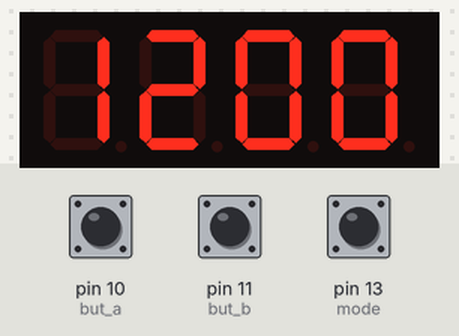
A sketch run on a simulated Arduino Uno, built with avr-gcc and run on an emulated ATmega328P. Parts: 4-digit seven-segment display. Wiring (inferred from the names in the program): 4-digit 7-segment display, segments lit when HIGH: segments A0, A1, A2, A3, A4, A5, pin 2, pin 1; digit selects pin 4, pin 5, pin 6, pin 7. The inputs (shaded band) are chosen by the test bench; at power-on: pin 10 (but_a) HIGH, pin 11 (but_b) HIGH, pin 13 (mode) HIGH. The segment pins are drawn as the display they are named for.

Above: at 1.2 s.
1.3 s: pin 10 (but_a) pulled LOW for 1 s
At 3.5 s:
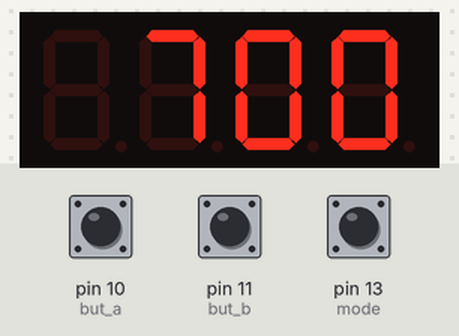
3.8 s: pin 11 (but_b) pulled LOW for 3.2 s
At 8.2 s:
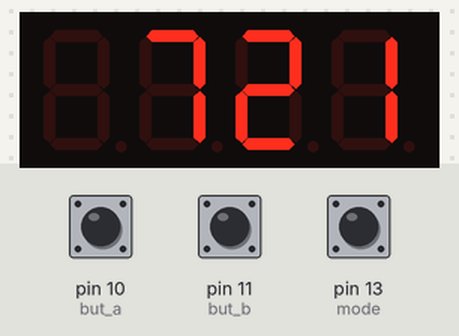
8.5 s: pin 13 (mode) pulled LOW for 0.15 s
At 8.64 s:
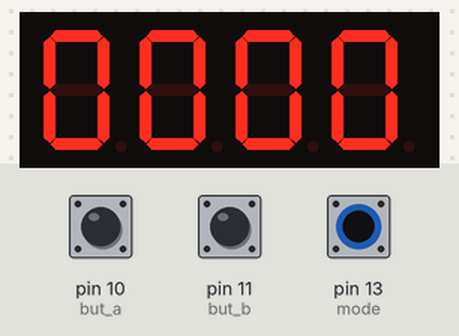
10.2 s: pin 10 (but_a) pulled LOW for 0.15 s
At 11.6 s:
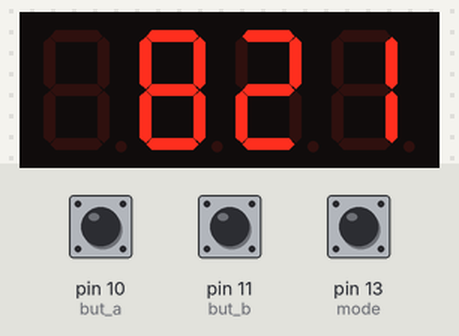
11.9 s: pin 11 (but_b) pulled LOW for 0.15 s
At 13.5 s:
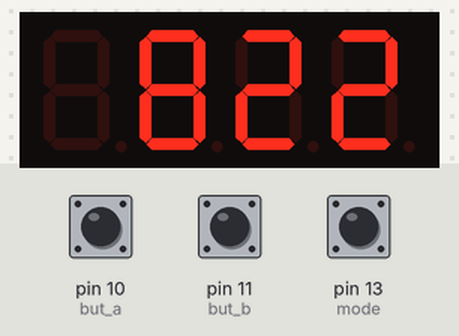
Timing chart, 0 to 14.5 s (numbered marks = the images above; inputs shaded):
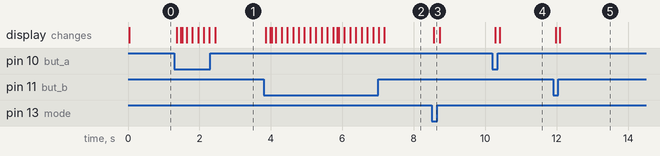

Measured:
- after the input at 1.3 s, the display: first changes after 0.06 s (image 1 shows a later state)
- after the input at 3.8 s, the display: first changes after 0.06 s (image 2 shows a later state)
- after the input at 8.5 s, the display: changes after 0.06 s (image 3)
- after the input at 10.2 s, the display: first changes after 0.08 s (image 4 shows a later state)
- after the input at 11.9 s, the display: first changes after 0.08 s (image 5 shows a later state)

The sketch:

clock_beginner.ino
```cpp
// Made by Kipkay Kit Team Member: Aaron Arenas
// On August 21, 2014

// Clock and Stopwatch run asynchronously to each other

// Clock will run through time and display AM and PM

// Stopwatch will run through 2 modes: Second Mode and Minute Mode
//    Second Mode will show seconds and milliseconds until it reaches 1 min.
//    After 1 min, it will go into Minute Mode and show minutes and seconds
//      until it reaches one hour and after on hour, it will reset itself.

// Initializing the pins on ATmega328 for Clock Stopwatch

// Seven Segment display
int seg_a = A0;
int seg_b = A1;
int seg_c = A2;
int seg_d = A3;
int seg_e = A4;
int seg_f = A5;
int seg_g = 2;

int dot = 1;
int colon = 3;

int dig_1 = 4;
int dig_2 = 5;
int dig_3 = 6;
int dig_4 = 7;

// Inputs
int but_a = 10;
int but_b = 11;

// Mode
int mode = 13;

// Varibles: Modes
boolean StopwatchMode;
boolean ClockMode;

// digits for clock and stopwatch
int clock_minsOnes;
int clock_minsTens;
int clock_hoursOnes;
int clock_hoursTens;
int minsOnes;
int minsTens;
int hoursOnes;
int hoursTens;

// incrementors: i - clock, j - stopwatch
int i, j;

// Clock: States
boolean AM;

// Stopwatch: States
boolean MinMode;
boolean SecMode;
boolean RestMode;
String LastMode;

// Sets up pins for input and output and sets initial conditions (init)
void setup(){

//  Serial.begin(9600);

  pinMode(seg_a,OUTPUT);
  pinMode(seg_b,OUTPUT);
  pinMode(seg_c,OUTPUT);
  pinMode(seg_d,OUTPUT);
  pinMode(seg_e,OUTPUT);
  pinMode(seg_f,OUTPUT);
  pinMode(seg_g,OUTPUT);
  pinMode(dot,OUTPUT);
  pinMode(colon,OUTPUT);
  pinMode(dig_1,OUTPUT);
  pinMode(dig_2,OUTPUT);
  pinMode(dig_3,OUTPUT);
  pinMode(dig_4,OUTPUT);

  pinMode(but_a,INPUT);
  pinMode(but_b,INPUT);
  pinMode(mode,INPUT);

// State init
  ClockMode = true;
  StopwatchMode = false;

// ClockMode init
  AM = true;

// StopwatchMode init
  RestMode = true;
  LastMode = "SecMode";
  SecMode = false;
  MinMode = false;

// Digit init for each state
  clock_minsOnes = 0;
  clock_minsTens = 0;
  clock_hoursOnes = 2;
  clock_hoursTens = 1;
  minsOnes = 0;
  minsTens = 0;
  hoursOnes = 0;
  hoursTens = 0;
}


// Determines mode and runs the Clock or Stopwatch
void loop(){
  ClockMode = isClock();
  StopwatchMode = isStopwatch();

  Clock(ClockMode);
  Stopwatch(StopwatchMode);
}


// Determines if the Clock should be ran
boolean isClock(){
  if(digitalRead(mode) == LOW){
    return false;
  } else {
    return true;
  }
}

// Determines if the Stopwatch should be ran
boolean isStopwatch(){
  if(digitalRead(mode) == LOW){
    return true;
  } else {
    return false;
  }
}


// This runs the Clock
void Clock(boolean ClockMode){

// Initializes the buttons when running the Clock
// When but_a is pressed, it adds one to the hour
// When but_b is pressed, it adds one to the minute

     if(ClockMode == true){
        if(digitalRead(but_a) == LOW){
          clock_hoursOnes++;
          delay(150);

          if(clock_hoursOnes == 2 && clock_hoursTens ==1){
            AM = !AM;
          }

          if(clock_hoursOnes > 2 && clock_hoursTens == 1){
            clock_hoursTens = 0;
            clock_hoursOnes = 1;
          }
        }

      if(digitalRead(but_b) == LOW){
        clock_minsOnes++;
        delay(150);
      }
    }

// This determines each number on the 7 seg display
      if(i == 5997){
        clock_minsOnes++;
        i = 0;
      }

      if(clock_hoursTens == 1 && clock_hoursOnes == 2 && clock_minsTens == 5
              && clock_minsOnes > 9){
    //        Serial.println("Overflow to 1");
            clock_minsOnes = 0;
            clock_minsTens = 0;
            clock_hoursOnes = 1;
            clock_hoursTens = 0;
          }

        if(clock_minsOnes > 9){
    //        Serial.println("clock_minsOnes is more that 9");
            clock_minsTens++;
            clock_minsOnes = 0;
          }

          if(clock_minsTens > 5){
    //        Serial.println("clock_minsTens is more that 5");
            clock_hoursOnes++;
            clock_minsTens = 0;
          }

          if(clock_hoursOnes > 9){
    //        Serial.println("clock_hoursOnes is more that 9");
            clock_hoursTens++;
            clock_hoursOnes = 0;
          }

        if(clock_hoursTens > 1){
          clock_hoursTens = 0;
        }

// This prints the numbers onto the display when running the Clock
     if(ClockMode == true){

        if(clock_hoursTens != 1){
          ShowNum(-1, 1);
        } else {
          ShowNum(clock_hoursTens, 1);
   //     Serial.print(clock_hoursTens);
        }

        ShowNum(clock_hoursOnes, 2);
//          Serial.print(clock_hoursOnes);
        ShowNum(clock_minsTens, 3);
//          Serial.print(clock_minsTens);
        ShowNum(clock_minsOnes, 4);
//          Serial.println(clock_minsOnes);
        TimeColon(AM);
    }
        i++;
}

// This runs the Stopwatch
void Stopwatch(boolean StopwatchMode){

// This initalizes the button when running the Stopwatch
// When but_a is pressed, it starts and stops the Stopwatch
// When but_b is pressed, it resets the Stopwatch

    if(StopwatchMode == true){
      if(digitalRead(but_a) == LOW && LastMode == "MinMode" && RestMode == true){
         delay(150);
         SecMode = false;
         MinMode = true;
         RestMode = false;
         LastMode = "SecMode";
       } else if(digitalRead(but_a) == LOW && MinMode == true){
           delay(150);
           SecMode = false;
           MinMode = false;
           RestMode = true;
           LastMode = "MinMode";
       } else if(digitalRead(but_a) == LOW && RestMode == true){
           delay(150);
           SecMode = true;
           MinMode = false;
           RestMode = false;
           LastMode = "SecMode";
       } else if(digitalRead(but_a) == LOW && SecMode == true){
           delay(150);
           SecMode = false;
           MinMode = false;
           RestMode = true;
           LastMode = "SecMode";
       }

      if(digitalRead(but_b) == LOW){
          minsOnes = 0;
          minsTens = 0;
          hoursOnes = 0;
          hoursTens = 0;
          j = 0;
          RestMode = true;
          SecMode = false;
          MinMode = false;
          LastMode = "SecMode";
      }
    }

// This finds the numbers to display

        if(SecMode == true){
          if(j == 1){
              minsOnes++;
              j = 0;
          }
        }

       if(MinMode == true){
          if(j == 100){
             minsOnes++;
            j = 0;
          }
        }

       if(SecMode == true){
          if(hoursTens == 5 && hoursOnes == 9 && minsTens == 9
              && minsOnes > 9){
      //      Serial.println("Overflow to MinMode");
              minsOnes = 0;
              minsTens = 0;
              hoursOnes = 1;
              hoursTens = 0;
              MinMode = true;
              SecMode = false;
              LastMode = "SecMode";
         }
       }

       if(MinMode == true){
          if(hoursTens == 5 && hoursOnes == 9 && minsTens == 5
              && minsOnes > 9){
    //      Serial.println("Overflow to RestMode");
              minsOnes = 0;
              minsTens = 0;
              hoursOnes = 0;
              hoursTens = 0;
              MinMode = false;
              SecMode = false;
              RestMode = true;
              LastMode = "SecMode";
         }
       }

          if(minsOnes > 9){
      //        Serial.println("clock_minsOnes is more that 9");
              minsTens++;
              minsOnes = 0;
            }

         if(SecMode == true){
            if(minsTens > 9){
      //        Serial.println("clock_minsTens is more that 5");
              hoursOnes++;
              minsTens = 0;
            }
         } else if(MinMode == true){
             if(minsTens > 5){
      //        Serial.println("clock_minsTens is more that 5");
              hoursOnes++;
              minsTens = 0;
            }

         }

            if(hoursOnes > 9){
      //        Serial.println("clock_hoursOnes is more that 9");
              hoursTens++;
              hoursOnes = 0;
            }

//  Shows number on the display when the Stopwatch is running
     if(StopwatchMode == true){
        if(RestMode == true){
          ShowNum(hoursTens, 1);
        } else if(hoursTens == 0){
           ShowNum(-1, 1);
        } else {
            ShowNum(hoursTens, 1);
//            Serial.print(hoursTens);
        }
            ShowNum(hoursOnes, 2);
//              Serial.print(hoursOnes);
            ShowNum(minsTens, 3);
//              Serial.print(minsTens);
            ShowNum(minsOnes, 4);
//              Serial.println(minsOnes);
            TimeColonStopWatch(true);
        //      Serial.print("Printed Colon");
        //      Serial.println(" ");
       }

      if(RestMode == false){
          j++;
      }
    }

// This shows the right number at the right position on the display

void ShowNum(int num, int digit){

  if(digit == 1){
    digitalWrite(dig_1, HIGH);
  }
  else if(digit == 2){
    digitalWrite(dig_2, HIGH);
  }
  else if(digit == 3){
    digitalWrite(dig_3, HIGH);
  }
  else if(digit == 4){
    digitalWrite(dig_4, HIGH);
  }

  if(num == 0){
    zero();
  }
  else if(num == 1){
    one();
  }
  else if(num == 2){
    two();
  }
  else if(num == 3){
    three();
  }
  else if(num == 4){
    four();
  }
  else if(num == 5){
    five();
  }
  else if(num == 6){
    six();
  }
  else if(num == 7){
    seven();
  }
  else if(num == 8){
    eight();
  }
  else if(num == 9){
    nine();
  }
  else {
    Blank();
  }

  delayMicroseconds(1825);
  RemoveNum();
}

// This print the colon in the middle of the display
// The Clock will show AM when there is no dot between two rightmost digits
// and PM will show a dot
void TimeColonStopWatch(boolean AM)
{
  digitalWrite(dig_2, HIGH);
  digitalWrite(colon,HIGH);
  delayMicroseconds(1825);
  RemoveNum();
}


void TimeColon(boolean AM){
  digitalWrite(dig_2, HIGH);
  if(AM == false){
    digitalWrite(colon, HIGH);
  }

  delayMicroseconds(1825);
  RemoveNum();
}

// This is how each number is written to the 7 segment display

void one(){
  analogWrite(seg_b, 255);
  analogWrite(seg_c, 255);
}

void two(){
  analogWrite(seg_a, 255);
  analogWrite(seg_b, 255);
  analogWrite(seg_d, 255);
  analogWrite(seg_e, 255);
  digitalWrite(seg_g, HIGH);
}

void three(){
  analogWrite(seg_a, 255);
  analogWrite(seg_b, 255);
  analogWrite(seg_c, 255);
  analogWrite(seg_d, 255);
  digitalWrite(seg_g, HIGH);
}

void four(){
  analogWrite(seg_b, 255);
  analogWrite(seg_c, 255);
  analogWrite(seg_f, 255);
  digitalWrite(seg_g, HIGH);
}

void five(){
  analogWrite(seg_a, 255);
  analogWrite(seg_c, 255);
  analogWrite(seg_d, 255);
  analogWrite(seg_f, 255);
  digitalWrite(seg_g, HIGH);
}

void six(){
  analogWrite(seg_a, 255);
  analogWrite(seg_c, 255);
  analogWrite(seg_d, 255);
  analogWrite(seg_e, 255);
  analogWrite(seg_f, 255);
  digitalWrite(seg_g, HIGH);
}

void seven(){
  analogWrite(seg_a, 255);
  analogWrite(seg_b, 255);
  analogWrite(seg_c, 255);
}

void eight(){
  analogWrite(seg_a, 255);
  analogWrite(seg_b, 255);
  analogWrite(seg_c, 255);
  analogWrite(seg_d, 255);
  analogWrite(seg_e, 255);
  analogWrite(seg_f, 255);
  digitalWrite(seg_g, HIGH);
}

void nine(){
  analogWrite(seg_a, 255);
  analogWrite(seg_b, 255);
  analogWrite(seg_c, 255);
  analogWrite(seg_f, 255);
  digitalWrite(seg_g, HIGH);
}

void zero(){
  analogWrite(seg_a, 255);
  analogWrite(seg_b, 255);
  analogWrite(seg_c, 255);
  analogWrite(seg_d, 255);
  analogWrite(seg_e, 255);
  analogWrite(seg_f, 255);
}

// Prints a blank digit
void Blank(){
  analogWrite(seg_a, 0);
  analogWrite(seg_b, 0);
  analogWrite(seg_c, 0);
  analogWrite(seg_d, 0);
  analogWrite(seg_e, 0);
  analogWrite(seg_f, 0);
  digitalWrite(seg_g, LOW);
  digitalWrite(dot, LOW);
}

// Erases a number on the display
void RemoveNum(){
  analogWrite(seg_a, 0);
  analogWrite(seg_b, 0);
  analogWrite(seg_c, 0);
  analogWrite(seg_d, 0);
  analogWrite(seg_e, 0);
  analogWrite(seg_f, 0);
  digitalWrite(colon, LOW);
  digitalWrite(seg_g, LOW);
  digitalWrite(dig_1, LOW);
  digitalWrite(dig_2, LOW);
  digitalWrite(dig_3, LOW);
  digitalWrite(dig_4, LOW);
}

// Made by Kipkay Kit Team Member: Aaron Arenas
```
